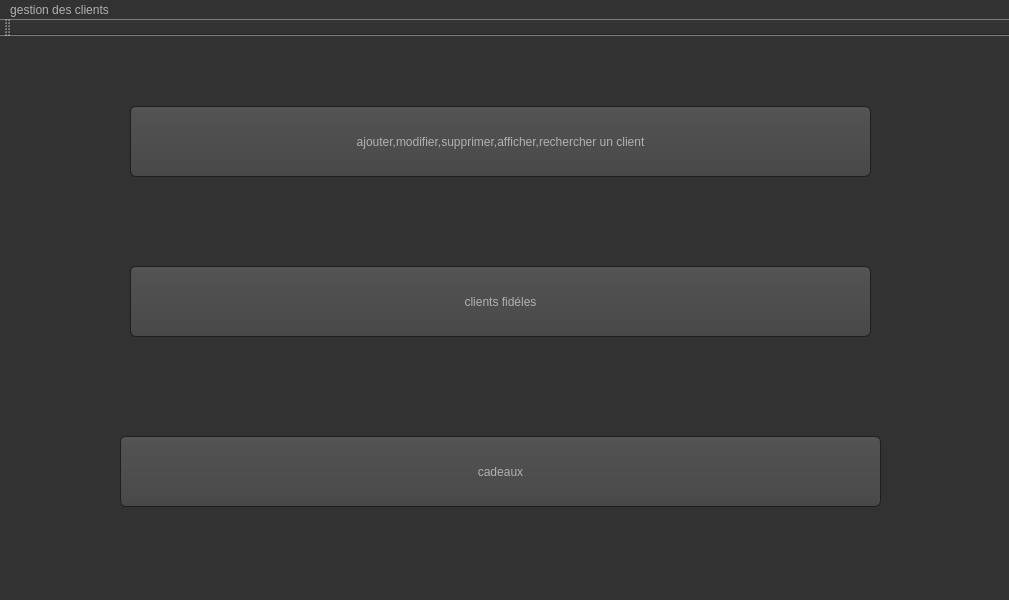
<?xml version="1.0" encoding="UTF-8"?>
<ui version="4.0">
 <class>MainWindow</class>
 <widget class="QMainWindow" name="MainWindow">
  <property name="geometry">
   <rect>
    <x>0</x>
    <y>0</y>
    <width>1009</width>
    <height>600</height>
   </rect>
  </property>
  <property name="windowTitle">
   <string>MainWindow</string>
  </property>
  <property name="styleSheet">
   <string notr="true">/*#gestion des clients {
background: gray;
}
QLabel {
font-weight: bold;
font-size: 15px;
}

#MainWindow {
border: 3px solid gray;
border-radius: 40px;
background: QLinearGradient(x1: 0, y1: 0, x2: 0, y2: 1, stop: 0 #eef, stop: 1 #ccf);


}*/
QToolTip
{
     border: 1px solid black;
     background-color: #ffa02f;
     padding: 1px;
     border-radius: 3px;
     opacity: 100;
}

QWidget
{
    color: #b1b1b1;
    background-color: #323232;
}

QWidget:item:hover
{
    background-color: QLinearGradient( x1: 0, y1: 0, x2: 0, y2: 1, stop: 0 #ffa02f, stop: 1 #ca0619);
    color: #000000;
}

QWidget:item:selected
{
    background-color: QLinearGradient( x1: 0, y1: 0, x2: 0, y2: 1, stop: 0 #ffa02f, stop: 1 #d7801a);
}

QMenuBar::item
{
    background: transparent;
}

QMenuBar::item:selected
{
    background: transparent;
    border: 1px solid #ffaa00;
}

QMenuBar::item:pressed
{
    background: #444;
    border: 1px solid #000;
    background-color: QLinearGradient(
        x1:0, y1:0,
        x2:0, y2:1,
        stop:1 #212121,
        stop:0.4 #343434/*,
        stop:0.2 #343434,
        stop:0.1 #ffaa00*/
    );
    margin-bottom:-1px;
    padding-bottom:1px;
}

QMenu
{
    border: 1px solid #000;
}

QMenu::item
{
    padding: 2px 20px 2px 20px;
}

QMenu::item:selected
{
    color: #000000;
}

QWidget:disabled
{
    color: #404040;
    background-color: #323232;
}

QAbstractItemView
{
    background-color: QLinearGradient( x1: 0, y1: 0, x2: 0, y2: 1, stop: 0 #4d4d4d, stop: 0.1 #646464, stop: 1 #5d5d5d);
}

QWidget:focus
{
    /*border: 2px solid QLinearGradient( x1: 0, y1: 0, x2: 0, y2: 1, stop: 0 #ffa02f, stop: 1 #d7801a);*/
}

QLineEdit
{
    background-color: QLinearGradient( x1: 0, y1: 0, x2: 0, y2: 1, stop: 0 #4d4d4d, stop: 0 #646464, stop: 1 #5d5d5d);
    padding: 1px;
    border-style: solid;
    border: 1px solid #1e1e1e;
    border-radius: 5;
}

QPushButton
{
    color: #b1b1b1;
    background-color: QLinearGradient( x1: 0, y1: 0, x2: 0, y2: 1, stop: 0 #565656, stop: 0.1 #525252, stop: 0.5 #4e4e4e, stop: 0.9 #4a4a4a, stop: 1 #464646);
    border-width: 1px;
    border-color: #1e1e1e;
    border-style: solid;
    border-radius: 6;
    padding: 3px;
    font-size: 12px;
    padding-left: 5px;
    padding-right: 5px;
}

QPushButton:pressed
{
    background-color: QLinearGradient( x1: 0, y1: 0, x2: 0, y2: 1, stop: 0 #2d2d2d, stop: 0.1 #2b2b2b, stop: 0.5 #292929, stop: 0.9 #282828, stop: 1 #252525);
}

QComboBox
{
    selection-background-color: #ffaa00;
    background-color: QLinearGradient( x1: 0, y1: 0, x2: 0, y2: 1, stop: 0 #565656, stop: 0.1 #525252, stop: 0.5 #4e4e4e, stop: 0.9 #4a4a4a, stop: 1 #464646);
    border-style: solid;
    border: 1px solid #1e1e1e;
    border-radius: 5;
}

QComboBox:hover,QPushButton:hover
{
    border: 2px solid QLinearGradient( x1: 0, y1: 0, x2: 0, y2: 1, stop: 0 #ffa02f, stop: 1 #d7801a);
}


QComboBox:on
{
    padding-top: 3px;
    padding-left: 4px;
    background-color: QLinearGradient( x1: 0, y1: 0, x2: 0, y2: 1, stop: 0 #2d2d2d, stop: 0.1 #2b2b2b, stop: 0.5 #292929, stop: 0.9 #282828, stop: 1 #252525);
    selection-background-color: #ffaa00;
}

QComboBox QAbstractItemView
{
    border: 2px solid darkgray;
    selection-background-color: QLinearGradient( x1: 0, y1: 0, x2: 0, y2: 1, stop: 0 #ffa02f, stop: 1 #d7801a);
}

QComboBox::drop-down
{
     subcontrol-origin: padding;
     subcontrol-position: top right;
     width: 15px;

     border-left-width: 0px;
     border-left-color: darkgray;
     border-left-style: solid; /* just a single line */
     border-top-right-radius: 3px; /* same radius as the QComboBox */
     border-bottom-right-radius: 3px;
 }

QComboBox::down-arrow
{
     image: url(:/down_arrow.png);
}

QGroupBox:focus
{
border: 2px solid QLinearGradient( x1: 0, y1: 0, x2: 0, y2: 1, stop: 0 #ffa02f, stop: 1 #d7801a);
}

QTextEdit:focus
{
    border: 2px solid QLinearGradient( x1: 0, y1: 0, x2: 0, y2: 1, stop: 0 #ffa02f, stop: 1 #d7801a);
}

QScrollBar:horizontal {
     border: 1px solid #222222;
     background: QLinearGradient( x1: 0, y1: 0, x2: 0, y2: 1, stop: 0.0 #121212, stop: 0.2 #282828, stop: 1 #484848);
     height: 7px;
     margin: 0px 16px 0 16px;
}

QScrollBar::handle:horizontal
{
      background: QLinearGradient( x1: 0, y1: 0, x2: 1, y2: 0, stop: 0 #ffa02f, stop: 0.5 #d7801a, stop: 1 #ffa02f);
      min-height: 20px;
      border-radius: 2px;
}

QScrollBar::add-line:horizontal {
      border: 1px solid #1b1b19;
      border-radius: 2px;
      background: QLinearGradient( x1: 0, y1: 0, x2: 1, y2: 0, stop: 0 #ffa02f, stop: 1 #d7801a);
      width: 14px;
      subcontrol-position: right;
      subcontrol-origin: margin;
}

QScrollBar::sub-line:horizontal {
      border: 1px solid #1b1b19;
      border-radius: 2px;
      background: QLinearGradient( x1: 0, y1: 0, x2: 1, y2: 0, stop: 0 #ffa02f, stop: 1 #d7801a);
      width: 14px;
     subcontrol-position: left;
     subcontrol-origin: margin;
}

QScrollBar::right-arrow:horizontal, QScrollBar::left-arrow:horizontal
{
      border: 1px solid black;
      width: 1px;
      height: 1px;
      background: white;
}

QScrollBar::add-page:horizontal, QScrollBar::sub-page:horizontal
{
      background: none;
}

QScrollBar:vertical
{
      background: QLinearGradient( x1: 0, y1: 0, x2: 1, y2: 0, stop: 0.0 #121212, stop: 0.2 #282828, stop: 1 #484848);
      width: 7px;
      margin: 16px 0 16px 0;
      border: 1px solid #222222;
}

QScrollBar::handle:vertical
{
      background: QLinearGradient( x1: 0, y1: 0, x2: 0, y2: 1, stop: 0 #ffa02f, stop: 0.5 #d7801a, stop: 1 #ffa02f);
      min-height: 20px;
      border-radius: 2px;
}

QScrollBar::add-line:vertical
{
      border: 1px solid #1b1b19;
      border-radius: 2px;
      background: QLinearGradient( x1: 0, y1: 0, x2: 0, y2: 1, stop: 0 #ffa02f, stop: 1 #d7801a);
      height: 14px;
      subcontrol-position: bottom;
      subcontrol-origin: margin;
}

QScrollBar::sub-line:vertical
{
      border: 1px solid #1b1b19;
      border-radius: 2px;
      background: QLinearGradient( x1: 0, y1: 0, x2: 0, y2: 1, stop: 0 #d7801a, stop: 1 #ffa02f);
      height: 14px;
      subcontrol-position: top;
      subcontrol-origin: margin;
}

QScrollBar::up-arrow:vertical, QScrollBar::down-arrow:vertical
{
      border: 1px solid black;
      width: 1px;
      height: 1px;
      background: white;
}


QScrollBar::add-page:vertical, QScrollBar::sub-page:vertical
{
      background: none;
}

QTextEdit
{
    background-color: #242424;
}

QPlainTextEdit
{
    background-color: #242424;
}

QHeaderView::section
{
    background-color: QLinearGradient(x1:0, y1:0, x2:0, y2:1, stop:0 #616161, stop: 0.5 #505050, stop: 0.6 #434343, stop:1 #656565);
    color: white;
    padding-left: 4px;
    border: 1px solid #6c6c6c;
}

QCheckBox:disabled
{
color: #414141;
}

QDockWidget::title
{
    text-align: center;
    spacing: 3px; /* spacing between items in the tool bar */
    background-color: QLinearGradient(x1:0, y1:0, x2:0, y2:1, stop:0 #323232, stop: 0.5 #242424, stop:1 #323232);
}

QDockWidget::close-button, QDockWidget::float-button
{
    text-align: center;
    spacing: 1px; /* spacing between items in the tool bar */
    background-color: QLinearGradient(x1:0, y1:0, x2:0, y2:1, stop:0 #323232, stop: 0.5 #242424, stop:1 #323232);
}

QDockWidget::close-button:hover, QDockWidget::float-button:hover
{
    background: #242424;
}

QDockWidget::close-button:pressed, QDockWidget::float-button:pressed
{
    padding: 1px -1px -1px 1px;
}

QMainWindow::separator
{
    background-color: QLinearGradient(x1:0, y1:0, x2:0, y2:1, stop:0 #161616, stop: 0.5 #151515, stop: 0.6 #212121, stop:1 #343434);
    color: white;
    padding-left: 4px;
    border: 1px solid #4c4c4c;
    spacing: 3px; /* spacing between items in the tool bar */
}

QMainWindow::separator:hover
{

    background-color: QLinearGradient(x1:0, y1:0, x2:0, y2:1, stop:0 #d7801a, stop:0.5 #b56c17 stop:1 #ffa02f);
    color: white;
    padding-left: 4px;
    border: 1px solid #6c6c6c;
    spacing: 3px; /* spacing between items in the tool bar */
}

QToolBar::handle
{
     spacing: 3px; /* spacing between items in the tool bar */
     background: url(:/images/handle.png);
}

QMenu::separator
{
    height: 2px;
    background-color: QLinearGradient(x1:0, y1:0, x2:0, y2:1, stop:0 #161616, stop: 0.5 #151515, stop: 0.6 #212121, stop:1 #343434);
    color: white;
    padding-left: 4px;
    margin-left: 10px;
    margin-right: 5px;
}

QProgressBar
{
    border: 2px solid grey;
    border-radius: 5px;
    text-align: center;
}

QProgressBar::chunk
{
    background-color: #d7801a;
    width: 2.15px;
    margin: 0.5px;
}

QTabBar::tab {
    color: #b1b1b1;
    border: 1px solid #444;
    border-bottom-style: none;
    background-color: #323232;
    padding-left: 10px;
    padding-right: 10px;
    padding-top: 3px;
    padding-bottom: 2px;
    margin-right: -1px;
}

QTabWidget::pane {
    border: 1px solid #444;
    top: 1px;
}

QTabBar::tab:last
{
    margin-right: 0; /* the last selected tab has nothing to overlap with on the right */
    border-top-right-radius: 3px;
}

QTabBar::tab:first:!selected
{
 margin-left: 0px; /* the last selected tab has nothing to overlap with on the right */


    border-top-left-radius: 3px;
}

QTabBar::tab:!selected
{
    color: #b1b1b1;
    border-bottom-style: solid;
    margin-top: 3px;
    background-color: QLinearGradient(x1:0, y1:0, x2:0, y2:1, stop:1 #212121, stop:.4 #343434);
}

QTabBar::tab:selected
{
    border-top-left-radius: 3px;
    border-top-right-radius: 3px;
    margin-bottom: 0px;
}

QTabBar::tab:!selected:hover
{
    /*border-top: 2px solid #ffaa00;
    padding-bottom: 3px;*/
    border-top-left-radius: 3px;
    border-top-right-radius: 3px;
    background-color: QLinearGradient(x1:0, y1:0, x2:0, y2:1, stop:1 #212121, stop:0.4 #343434, stop:0.2 #343434, stop:0.1 #ffaa00);
}

QRadioButton::indicator:checked, QRadioButton::indicator:unchecked{
    color: #b1b1b1;
    background-color: #323232;
    border: 1px solid #b1b1b1;
    border-radius: 6px;
}

QRadioButton::indicator:checked
{
    background-color: qradialgradient(
        cx: 0.5, cy: 0.5,
        fx: 0.5, fy: 0.5,
        radius: 1.0,
        stop: 0.25 #ffaa00,
        stop: 0.3 #323232
    );
}

QCheckBox::indicator{
    color: #b1b1b1;
    background-color: #323232;
    border: 1px solid #b1b1b1;
    width: 9px;
    height: 9px;
}

QRadioButton::indicator
{
    border-radius: 6px;
}

QRadioButton::indicator:hover, QCheckBox::indicator:hover
{
    border: 1px solid #ffaa00;
}

QCheckBox::indicator:checked
{
    image:url(:/images/checkbox.png);
}

QCheckBox::indicator:disabled, QRadioButton::indicator:disabled
{
    border: 1px solid #444;
}</string>
  </property>
  <widget class="QWidget" name="centralWidget">
   <widget class="QPushButton" name="pushButton">
    <property name="geometry">
     <rect>
      <x>130</x>
      <y>70</y>
      <width>741</width>
      <height>71</height>
     </rect>
    </property>
    <property name="palette">
     <palette>
      <active>
       <colorrole role="WindowText">
        <brush brushstyle="SolidPattern">
         <color alpha="255">
          <red>249</red>
          <green>242</green>
          <blue>255</blue>
         </color>
        </brush>
       </colorrole>
       <colorrole role="Button">
        <brush brushstyle="LinearGradientPattern">
         <gradient startx="0.000000000000000" starty="0.000000000000000" endx="0.000000000000000" endy="1.000000000000000" type="LinearGradient" spread="PadSpread" coordinatemode="ObjectBoundingMode">
          <gradientstop position="0.000000000000000">
           <color alpha="255">
            <red>86</red>
            <green>86</green>
            <blue>86</blue>
           </color>
          </gradientstop>
          <gradientstop position="0.100000000000000">
           <color alpha="255">
            <red>82</red>
            <green>82</green>
            <blue>82</blue>
           </color>
          </gradientstop>
          <gradientstop position="0.500000000000000">
           <color alpha="255">
            <red>78</red>
            <green>78</green>
            <blue>78</blue>
           </color>
          </gradientstop>
          <gradientstop position="0.900000000000000">
           <color alpha="255">
            <red>74</red>
            <green>74</green>
            <blue>74</blue>
           </color>
          </gradientstop>
          <gradientstop position="1.000000000000000">
           <color alpha="255">
            <red>70</red>
            <green>70</green>
            <blue>70</blue>
           </color>
          </gradientstop>
         </gradient>
        </brush>
       </colorrole>
       <colorrole role="Text">
        <brush brushstyle="SolidPattern">
         <color alpha="255">
          <red>249</red>
          <green>242</green>
          <blue>255</blue>
         </color>
        </brush>
       </colorrole>
       <colorrole role="ButtonText">
        <brush brushstyle="SolidPattern">
         <color alpha="255">
          <red>249</red>
          <green>242</green>
          <blue>255</blue>
         </color>
        </brush>
       </colorrole>
       <colorrole role="Base">
        <brush brushstyle="LinearGradientPattern">
         <gradient startx="0.000000000000000" starty="0.000000000000000" endx="0.000000000000000" endy="1.000000000000000" type="LinearGradient" spread="PadSpread" coordinatemode="ObjectBoundingMode">
          <gradientstop position="0.000000000000000">
           <color alpha="255">
            <red>86</red>
            <green>86</green>
            <blue>86</blue>
           </color>
          </gradientstop>
          <gradientstop position="0.100000000000000">
           <color alpha="255">
            <red>82</red>
            <green>82</green>
            <blue>82</blue>
           </color>
          </gradientstop>
          <gradientstop position="0.500000000000000">
           <color alpha="255">
            <red>78</red>
            <green>78</green>
            <blue>78</blue>
           </color>
          </gradientstop>
          <gradientstop position="0.900000000000000">
           <color alpha="255">
            <red>74</red>
            <green>74</green>
            <blue>74</blue>
           </color>
          </gradientstop>
          <gradientstop position="1.000000000000000">
           <color alpha="255">
            <red>70</red>
            <green>70</green>
            <blue>70</blue>
           </color>
          </gradientstop>
         </gradient>
        </brush>
       </colorrole>
       <colorrole role="Window">
        <brush brushstyle="LinearGradientPattern">
         <gradient startx="0.000000000000000" starty="0.000000000000000" endx="0.000000000000000" endy="1.000000000000000" type="LinearGradient" spread="PadSpread" coordinatemode="ObjectBoundingMode">
          <gradientstop position="0.000000000000000">
           <color alpha="255">
            <red>86</red>
            <green>86</green>
            <blue>86</blue>
           </color>
          </gradientstop>
          <gradientstop position="0.100000000000000">
           <color alpha="255">
            <red>82</red>
            <green>82</green>
            <blue>82</blue>
           </color>
          </gradientstop>
          <gradientstop position="0.500000000000000">
           <color alpha="255">
            <red>78</red>
            <green>78</green>
            <blue>78</blue>
           </color>
          </gradientstop>
          <gradientstop position="0.900000000000000">
           <color alpha="255">
            <red>74</red>
            <green>74</green>
            <blue>74</blue>
           </color>
          </gradientstop>
          <gradientstop position="1.000000000000000">
           <color alpha="255">
            <red>70</red>
            <green>70</green>
            <blue>70</blue>
           </color>
          </gradientstop>
         </gradient>
        </brush>
       </colorrole>
       <colorrole role="LinkVisited">
        <brush brushstyle="SolidPattern">
         <color alpha="255">
          <red>255</red>
          <green>0</green>
          <blue>0</blue>
         </color>
        </brush>
       </colorrole>
      </active>
      <inactive>
       <colorrole role="WindowText">
        <brush brushstyle="SolidPattern">
         <color alpha="255">
          <red>249</red>
          <green>242</green>
          <blue>255</blue>
         </color>
        </brush>
       </colorrole>
       <colorrole role="Button">
        <brush brushstyle="LinearGradientPattern">
         <gradient startx="0.000000000000000" starty="0.000000000000000" endx="0.000000000000000" endy="1.000000000000000" type="LinearGradient" spread="PadSpread" coordinatemode="ObjectBoundingMode">
          <gradientstop position="0.000000000000000">
           <color alpha="255">
            <red>86</red>
            <green>86</green>
            <blue>86</blue>
           </color>
          </gradientstop>
          <gradientstop position="0.100000000000000">
           <color alpha="255">
            <red>82</red>
            <green>82</green>
            <blue>82</blue>
           </color>
          </gradientstop>
          <gradientstop position="0.500000000000000">
           <color alpha="255">
            <red>78</red>
            <green>78</green>
            <blue>78</blue>
           </color>
          </gradientstop>
          <gradientstop position="0.900000000000000">
           <color alpha="255">
            <red>74</red>
            <green>74</green>
            <blue>74</blue>
           </color>
          </gradientstop>
          <gradientstop position="1.000000000000000">
           <color alpha="255">
            <red>70</red>
            <green>70</green>
            <blue>70</blue>
           </color>
          </gradientstop>
         </gradient>
        </brush>
       </colorrole>
       <colorrole role="Text">
        <brush brushstyle="SolidPattern">
         <color alpha="255">
          <red>249</red>
          <green>242</green>
          <blue>255</blue>
         </color>
        </brush>
       </colorrole>
       <colorrole role="ButtonText">
        <brush brushstyle="SolidPattern">
         <color alpha="255">
          <red>249</red>
          <green>242</green>
          <blue>255</blue>
         </color>
        </brush>
       </colorrole>
       <colorrole role="Base">
        <brush brushstyle="LinearGradientPattern">
         <gradient startx="0.000000000000000" starty="0.000000000000000" endx="0.000000000000000" endy="1.000000000000000" type="LinearGradient" spread="PadSpread" coordinatemode="ObjectBoundingMode">
          <gradientstop position="0.000000000000000">
           <color alpha="255">
            <red>86</red>
            <green>86</green>
            <blue>86</blue>
           </color>
          </gradientstop>
          <gradientstop position="0.100000000000000">
           <color alpha="255">
            <red>82</red>
            <green>82</green>
            <blue>82</blue>
           </color>
          </gradientstop>
          <gradientstop position="0.500000000000000">
           <color alpha="255">
            <red>78</red>
            <green>78</green>
            <blue>78</blue>
           </color>
          </gradientstop>
          <gradientstop position="0.900000000000000">
           <color alpha="255">
            <red>74</red>
            <green>74</green>
            <blue>74</blue>
           </color>
          </gradientstop>
          <gradientstop position="1.000000000000000">
           <color alpha="255">
            <red>70</red>
            <green>70</green>
            <blue>70</blue>
           </color>
          </gradientstop>
         </gradient>
        </brush>
       </colorrole>
       <colorrole role="Window">
        <brush brushstyle="LinearGradientPattern">
         <gradient startx="0.000000000000000" starty="0.000000000000000" endx="0.000000000000000" endy="1.000000000000000" type="LinearGradient" spread="PadSpread" coordinatemode="ObjectBoundingMode">
          <gradientstop position="0.000000000000000">
           <color alpha="255">
            <red>86</red>
            <green>86</green>
            <blue>86</blue>
           </color>
          </gradientstop>
          <gradientstop position="0.100000000000000">
           <color alpha="255">
            <red>82</red>
            <green>82</green>
            <blue>82</blue>
           </color>
          </gradientstop>
          <gradientstop position="0.500000000000000">
           <color alpha="255">
            <red>78</red>
            <green>78</green>
            <blue>78</blue>
           </color>
          </gradientstop>
          <gradientstop position="0.900000000000000">
           <color alpha="255">
            <red>74</red>
            <green>74</green>
            <blue>74</blue>
           </color>
          </gradientstop>
          <gradientstop position="1.000000000000000">
           <color alpha="255">
            <red>70</red>
            <green>70</green>
            <blue>70</blue>
           </color>
          </gradientstop>
         </gradient>
        </brush>
       </colorrole>
       <colorrole role="LinkVisited">
        <brush brushstyle="SolidPattern">
         <color alpha="255">
          <red>255</red>
          <green>0</green>
          <blue>0</blue>
         </color>
        </brush>
       </colorrole>
      </inactive>
      <disabled>
       <colorrole role="WindowText">
        <brush brushstyle="SolidPattern">
         <color alpha="255">
          <red>249</red>
          <green>242</green>
          <blue>255</blue>
         </color>
        </brush>
       </colorrole>
       <colorrole role="Button">
        <brush brushstyle="SolidPattern">
         <color alpha="255">
          <red>50</red>
          <green>50</green>
          <blue>50</blue>
         </color>
        </brush>
       </colorrole>
       <colorrole role="Text">
        <brush brushstyle="SolidPattern">
         <color alpha="255">
          <red>249</red>
          <green>242</green>
          <blue>255</blue>
         </color>
        </brush>
       </colorrole>
       <colorrole role="ButtonText">
        <brush brushstyle="SolidPattern">
         <color alpha="255">
          <red>249</red>
          <green>242</green>
          <blue>255</blue>
         </color>
        </brush>
       </colorrole>
       <colorrole role="Base">
        <brush brushstyle="SolidPattern">
         <color alpha="255">
          <red>50</red>
          <green>50</green>
          <blue>50</blue>
         </color>
        </brush>
       </colorrole>
       <colorrole role="Window">
        <brush brushstyle="SolidPattern">
         <color alpha="255">
          <red>50</red>
          <green>50</green>
          <blue>50</blue>
         </color>
        </brush>
       </colorrole>
       <colorrole role="LinkVisited">
        <brush brushstyle="SolidPattern">
         <color alpha="255">
          <red>255</red>
          <green>0</green>
          <blue>0</blue>
         </color>
        </brush>
       </colorrole>
      </disabled>
     </palette>
    </property>
    <property name="styleSheet">
     <string notr="true">color:#f9f2ff;
font-size:30px;
font: bold italic large &quot;Times New Roman&quot;;
/*border-width:2px;
border-style:solid;
border-color:darkblue;</string>
    </property>
    <property name="text">
     <string>ajouter,modifier,supprimer,afficher,rechercher un client</string>
    </property>
   </widget>
   <widget class="QPushButton" name="pushButton_2">
    <property name="geometry">
     <rect>
      <x>130</x>
      <y>230</y>
      <width>741</width>
      <height>71</height>
     </rect>
    </property>
    <property name="styleSheet">
     <string notr="true">color:#f9f2ff;
font-size:30px;
font: bold italic large &quot;Times New Roman&quot;;
/*border-width:2px;
border-style:solid;
border-color:darkblue;</string>
    </property>
    <property name="text">
     <string>clients fidéles</string>
    </property>
   </widget>
   <widget class="QPushButton" name="pushButton_3">
    <property name="geometry">
     <rect>
      <x>120</x>
      <y>400</y>
      <width>761</width>
      <height>71</height>
     </rect>
    </property>
    <property name="styleSheet">
     <string notr="true">color:#f9f2ff;
font-size:30px;
font: bold italic large &quot;Times New Roman&quot;;
/*border-width:2px;
border-style:solid;
border-color:darkblue</string>
    </property>
    <property name="text">
     <string>cadeaux</string>
    </property>
   </widget>
  </widget>
  <widget class="QMenuBar" name="menuBar">
   <property name="geometry">
    <rect>
     <x>0</x>
     <y>0</y>
     <width>1009</width>
     <height>26</height>
    </rect>
   </property>
   <widget class="QMenu" name="menugestion_des_clients">
    <property name="title">
     <string>gestion des clients</string>
    </property>
   </widget>
   <addaction name="menugestion_des_clients"/>
  </widget>
  <widget class="QToolBar" name="mainToolBar">
   <attribute name="toolBarArea">
    <enum>TopToolBarArea</enum>
   </attribute>
   <attribute name="toolBarBreak">
    <bool>false</bool>
   </attribute>
  </widget>
  <widget class="QStatusBar" name="statusBar"/>
 </widget>
 <layoutdefault spacing="6" margin="11"/>
 <resources/>
 <connections/>
</ui>
